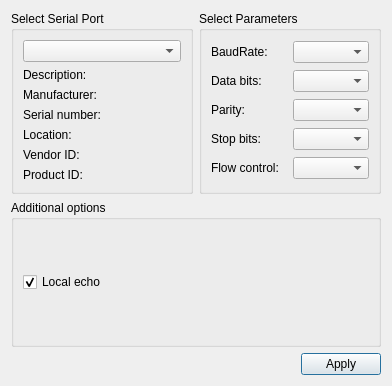
<?xml version="1.0" encoding="UTF-8"?>
<ui version="4.0">
 <class>SettingsDialog</class>
 <widget class="QDialog" name="SettingsDialog">
  <property name="geometry">
   <rect>
    <x>0</x>
    <y>0</y>
    <width>392</width>
    <height>386</height>
   </rect>
  </property>
  <property name="windowTitle">
   <string>Settings</string>
  </property>
  <layout class="QGridLayout" name="gridLayout_3">
   <item row="0" column="1">
    <widget class="QGroupBox" name="parametersBox">
     <property name="title">
      <string>Select Parameters</string>
     </property>
     <layout class="QGridLayout" name="gridLayout_2">
      <item row="0" column="0">
       <widget class="QLabel" name="baudRateLabel">
        <property name="text">
         <string>BaudRate:</string>
        </property>
       </widget>
      </item>
      <item row="0" column="1">
       <widget class="QComboBox" name="baudRateBox"/>
      </item>
      <item row="1" column="0">
       <widget class="QLabel" name="dataBitsLabel">
        <property name="text">
         <string>Data bits:</string>
        </property>
       </widget>
      </item>
      <item row="1" column="1">
       <widget class="QComboBox" name="dataBitsBox"/>
      </item>
      <item row="2" column="0">
       <widget class="QLabel" name="parityLabel">
        <property name="text">
         <string>Parity:</string>
        </property>
       </widget>
      </item>
      <item row="2" column="1">
       <widget class="QComboBox" name="parityBox"/>
      </item>
      <item row="3" column="0">
       <widget class="QLabel" name="stopBitsLabel">
        <property name="text">
         <string>Stop bits:</string>
        </property>
       </widget>
      </item>
      <item row="3" column="1">
       <widget class="QComboBox" name="stopBitsBox"/>
      </item>
      <item row="4" column="0">
       <widget class="QLabel" name="flowControlLabel">
        <property name="text">
         <string>Flow control:</string>
        </property>
       </widget>
      </item>
      <item row="4" column="1">
       <widget class="QComboBox" name="flowControlBox"/>
      </item>
     </layout>
    </widget>
   </item>
   <item row="0" column="0">
    <widget class="QGroupBox" name="selectBox">
     <property name="title">
      <string>Select Serial Port</string>
     </property>
     <layout class="QGridLayout" name="gridLayout">
      <item row="0" column="0">
       <widget class="QComboBox" name="serialPortInfoListBox"/>
      </item>
      <item row="1" column="0">
       <widget class="QLabel" name="descriptionLabel">
        <property name="text">
         <string>Description:</string>
        </property>
       </widget>
      </item>
      <item row="2" column="0">
       <widget class="QLabel" name="manufacturerLabel">
        <property name="text">
         <string>Manufacturer:</string>
        </property>
       </widget>
      </item>
      <item row="3" column="0">
       <widget class="QLabel" name="serialNumberLabel">
        <property name="text">
         <string>Serial number:</string>
        </property>
       </widget>
      </item>
      <item row="4" column="0">
       <widget class="QLabel" name="locationLabel">
        <property name="text">
         <string>Location:</string>
        </property>
       </widget>
      </item>
      <item row="5" column="0">
       <widget class="QLabel" name="vidLabel">
        <property name="text">
         <string>Vendor ID:</string>
        </property>
       </widget>
      </item>
      <item row="6" column="0">
       <widget class="QLabel" name="pidLabel">
        <property name="text">
         <string>Product ID:</string>
        </property>
       </widget>
      </item>
     </layout>
    </widget>
   </item>
   <item row="2" column="0" colspan="2">
    <layout class="QHBoxLayout" name="horizontalLayout">
     <item>
      <spacer name="horizontalSpacer">
       <property name="orientation">
        <enum>Qt::Orientation::Horizontal</enum>
       </property>
       <property name="sizeHint" stdset="0">
        <size>
         <width>96</width>
         <height>20</height>
        </size>
       </property>
      </spacer>
     </item>
     <item>
      <widget class="QPushButton" name="applyButton">
       <property name="text">
        <string>Apply</string>
       </property>
      </widget>
     </item>
    </layout>
   </item>
   <item row="1" column="0" colspan="2">
    <widget class="QGroupBox" name="additionalOptionsGroupBox">
     <property name="title">
      <string>Additional options</string>
     </property>
     <layout class="QVBoxLayout" name="verticalLayout">
      <item>
       <widget class="QCheckBox" name="localEchoCheckBox">
        <property name="text">
         <string>Local echo</string>
        </property>
        <property name="checked">
         <bool>true</bool>
        </property>
       </widget>
      </item>
     </layout>
    </widget>
   </item>
  </layout>
 </widget>
 <resources/>
 <connections/>
</ui>
